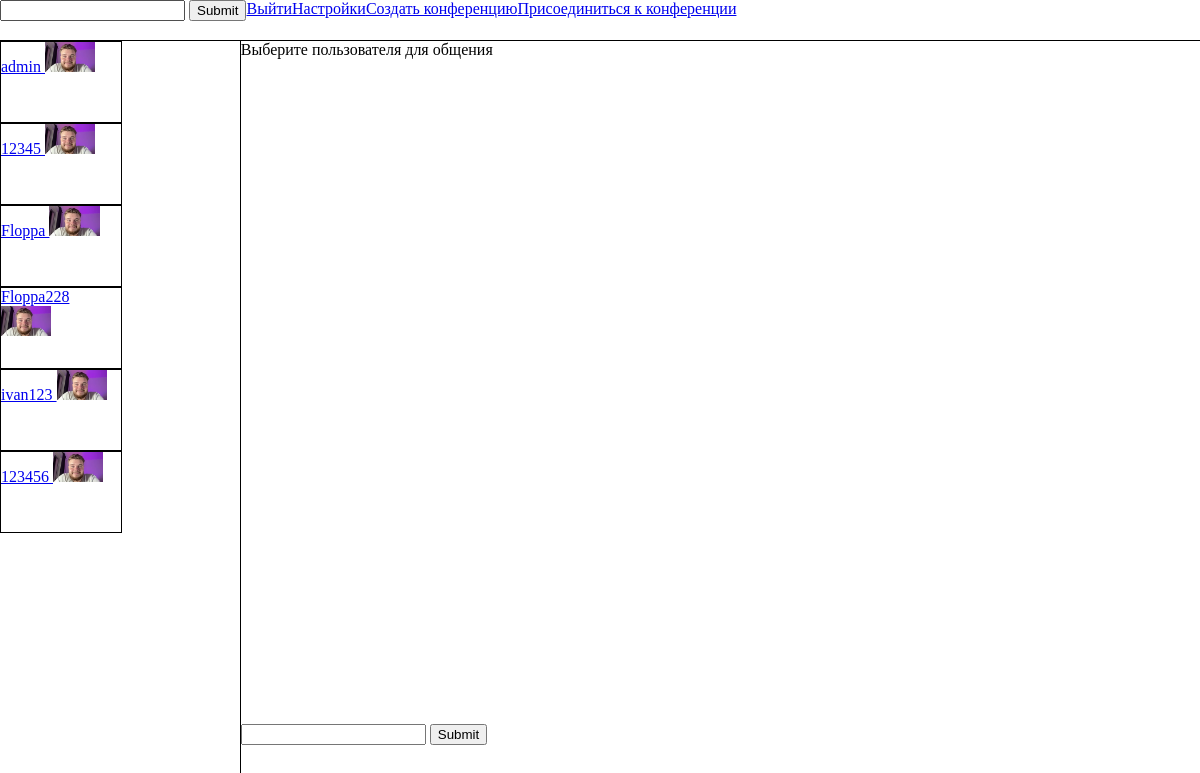
The page / (signed in) on the database its author committed.
### chat_app/models.py (models this page shows, shortened)
class Dialog(models.Model):
    category = models.ForeignKey(to = DiaCategory, on_delete=models.CASCADE)
    name = models.CharField(max_length=100, null=True, blank=True)
    avatar = models.ImageField(upload_to='avatars_dialog', default='default.png')

### user_app/models.py (models this page shows)
class User(AbstractUser):
    img = models.ImageField(upload_to="avatars_users", default="avatars_users/default.png",)
    login = models.CharField(max_length=50, unique=True, blank = True, null = True)
    channel_name = models.CharField(max_length=250, unique=True, blank = True, null = True)

### chat_app/views.py (the view)
# urls.py: path("", chat, name="chat"),
@login_required
def chat(request):
    dialog_requested_id = request.GET.get('dialog')
    dialogs_by_user = Member.objects.filter(user = request.user)
    context = {'dialogs': [], 'messages': None, 'user_id': request.user.id}
    for dialog in dialogs_by_user:
        dialog_info = Dialog.objects.get(id = dialog.dialog_id)
        print(dialog_info.avatar)
        if dialog_info.category_id == 1:
            dialogs_by_id = Member.objects.filter(dialog_id = dialog.dialog_id).exclude(user = request.user)
            if not dialogs_by_id.exists():
                dialog_name = "Избранное"
            else:
                dialog_name = dialogs_by_id[0].user.username
        else:
            dialog_name = dialog_info.name
        context['dialogs'].append({'dialog_info':dialog_info, 'name':dialog_name})
    if dialog_requested_id != None:
        messages = get_messages(request, int(dialog_requested_id))
        context['messages'] = messages
        context['current_dialog'] = int(dialog_requested_id)
    context['conf_id'] = random.randint(1000,9999)
    return render(request, 'chat_app/chat.html', context)

### chat_app/templates/chat_app/chat.html (shortened to what this page needs)
{% load static %}
<!DOCTYPE html>
<html lang="en">
    <head>
        <link rel="stylesheet" href="{% static 'vendor/css/chat.css'%}" />
    </head>
    <body>
        <header>
            <form action="{% url 'chat_app:search_user'%}">
                <input type="text" name="username" />
                <input type="submit" />
            </form>
            <a href="{%url 'user_app:logout'%}">Выйти</a>
            <a href="{%url 'user_app:settings'%}">Настройки</a>
            <a href="{%url 'chat_app:conf_active' conf_id=conf_id%}">Создать конференцию</a>
            <a href="{%url 'chat_app:conf'%}">Присоединиться к конференции</a>
        </header>
        <main>
            <div class="nav-menu">
                <div class="contacts" id="contacts">
                    {% for dialog in dialogs %}
                    <a
                        class="link-dia"
                        id="{{dialog.dialog_info.id}}"
                        href="?dialog={{dialog.dialog_info.id}}"
                    >
                        <div
                            class="contact {% if current_dialog == dialog.dialog_info.id %} active {% endif%}"
                        >
                            {{dialog.name}}
                            <img
                                src="{{dialog.dialog_info.avatar.url}}"
                                alt=""
                            />
                        </div>
                    </a>
                    {%endfor%}
                </div>
            </div>
            <div class="chat-menu">
                <div class="messages">
                    {% if messages %}
                    <!-- {% for message in messages%}
                        <div class="message">
                            {{message.message.text}}
                        </div>
                    {%endfor%} -->
                    {% elif messages == None %} Выберите пользователя для
                    общения {% else %} У вас пока нет переписки с этим
                    пользователем {% endif %}
                </div>
                <form class="send_message">
                    <input type="text" name="text" id="send_message_inp" />
                    <input type="submit" />
                </form>
            </div>
        </main>
    </body>
</html>

### rows shown on the page
Dialog: name "admin", dialog_info.avatar (placeholder picture)
Dialog: name "12345", dialog_info.avatar (placeholder picture)
Dialog: name "Floppa", dialog_info.avatar (placeholder picture)
Dialog: name "Floppa228", dialog_info.avatar (placeholder picture)
Dialog: name "ivan123", dialog_info.avatar (placeholder picture)
Dialog: name "123456", dialog_info.avatar (placeholder picture)
